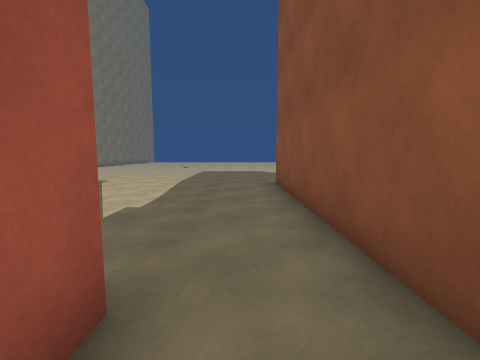
view 1 (above)

17 first-person views from a walk through a 3-D level made in the Unity game engine. The camera is 1.2 m above the floor, tilts 6° down and sees 90° across. The floor is counted in squares, 1 m on a side. Each view is taken from the middle of a square. On the plan, view 1 faces up. The plan holds only what a view shows up to about 12 squares ahead; the rest is blank. The place goes on beyond the plan.

view 2
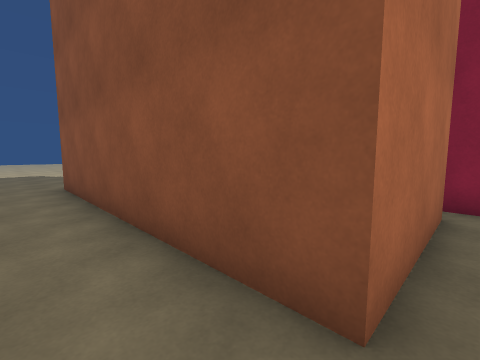

view 3
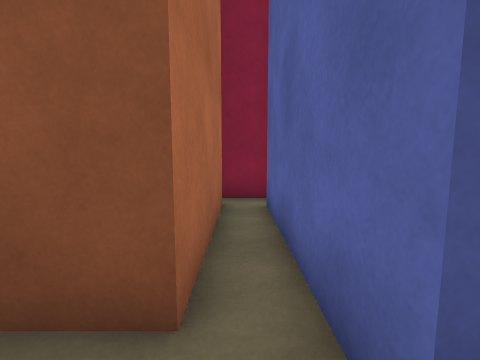

view 4
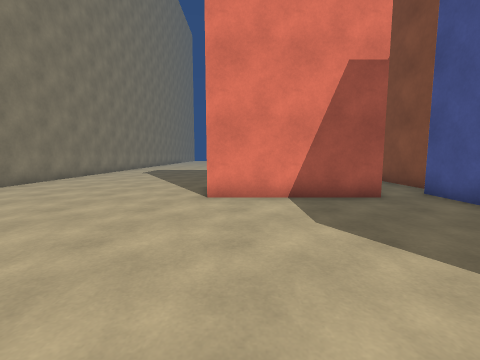

view 5
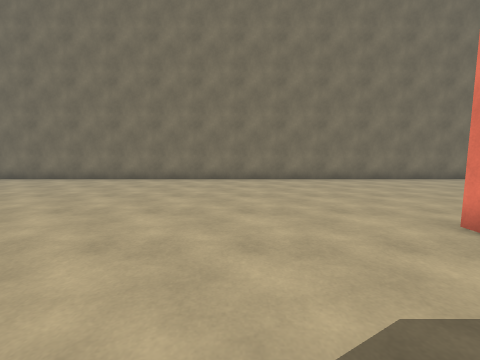

view 6
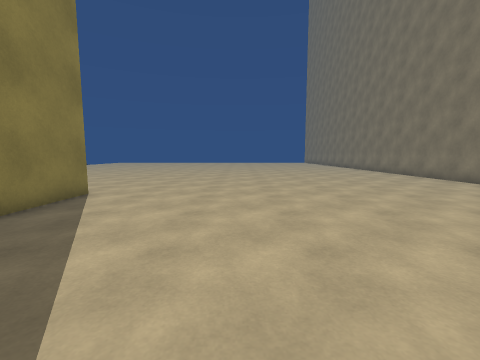

view 7
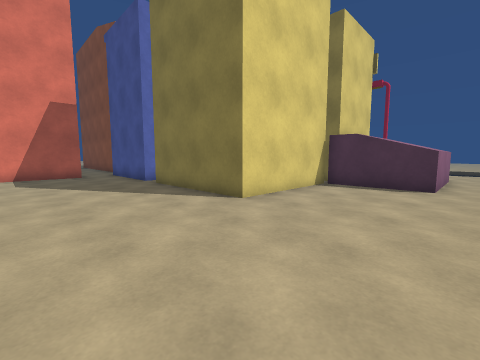

view 8
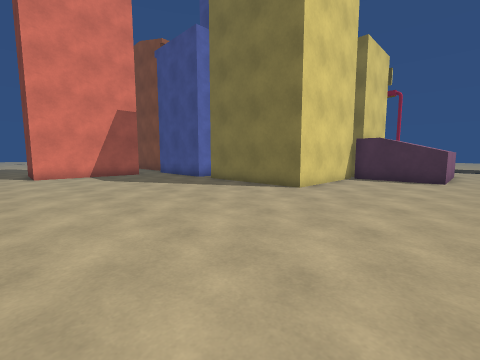

view 9
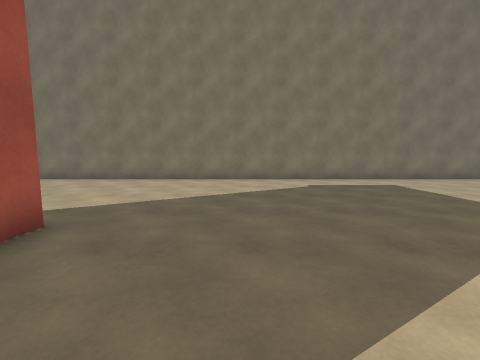

view 10
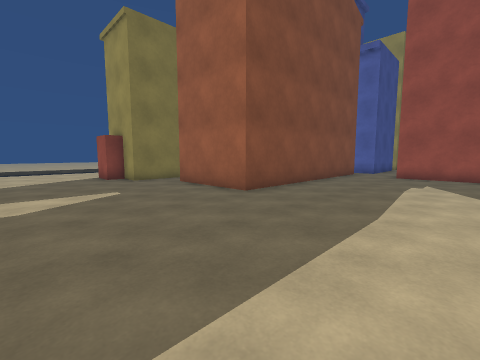

view 11
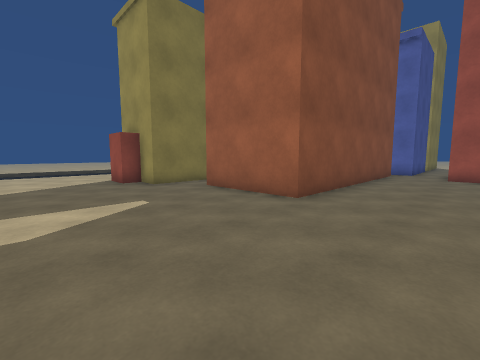

view 12
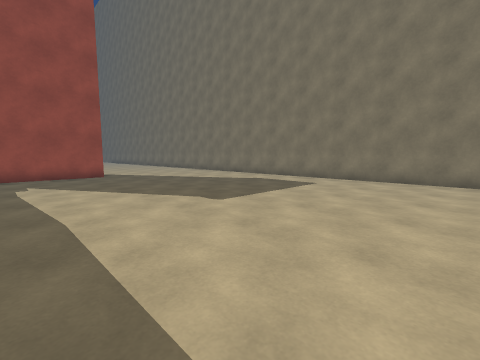

view 13
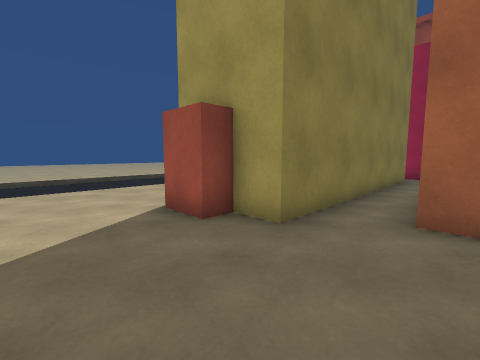

view 14
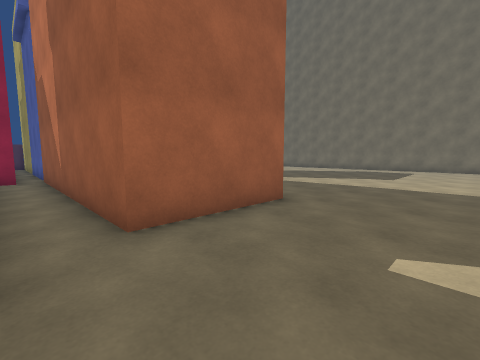

view 15
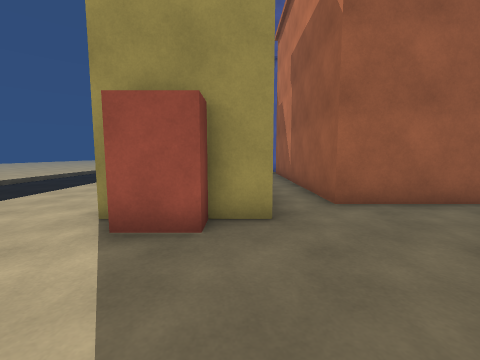

view 16
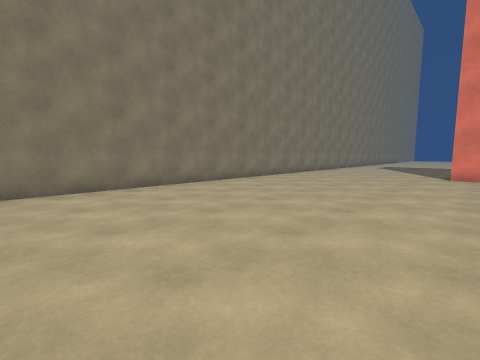

view 17
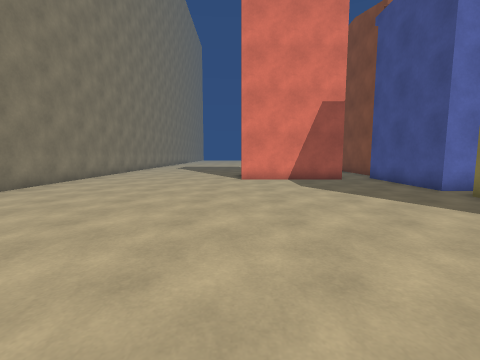

### Floor plan
Points are (right, up) in squares from view 1. A wall is a line through its corners. A room is listed if a view was taken in it or the views show most of it. See-through windows are left out.
Room 1 (views 1, 2, 3)
walls: (0.7, -0.6) (5.7, -0.6); (5.7, 0.4) (1.5, 0.4); (6.6, -0.8) (6.6, 0.5)
ways out: opening at (0, -1) to room 2; opening at (0.5, 1.5) to room 2
Room 2 (views 4, 5, 6, 7, 8, 9, 10, 11, 12, 13, 14, 15, 16, 17)
walls: (-6, 1.7) (-1, 1.7) (-1, 0.9); (-0.9, -1.3) (-5.9, -1.3) (-5.9, -0.1); (1.5, 0.4) (1.5, 10.2) (5.7, 10.2) (5.7, 0.4); (0.7, -5.1) (0.7, -0.6); (6.5, 0.9) (7.6, 0.9); (7.4, 1.9) (7.4, 11.6) (8.6, 11.6) (8.6, 12.4) (10.1, 12.4); (-13.8, 16.5) (-13.8, -16.5); (10, -15.1) (5.6, -15.1) (5.6, -11.4) (0.7, -11.4) (0.7, -6.1)
ways out: opening at (0, -1) to room 1; opening at (0.5, 1.5) to room 1; opening at (10, -15.5); opening at (11, 14)

Positions as (right, up) in squares from view 1, and headings:
1: (0, 0), facing up
2: (0, 0), facing up-right
3: (0, 0), facing right
4: (-5, -8), facing up
5: (-2, -5), facing left
6: (-4, -4), facing down
7: (-4, -16), facing up-right
8: (-7, -16), facing up-right
9: (-2, 5), facing left
10: (-4, 16), facing down-right
11: (-2, 16), facing down-right
12: (-2, 16), facing down-left
13: (5, 15), facing down-right
14: (7, 14), facing down-left
15: (8, 16), facing down
16: (-5, -16), facing up-left
17: (-6, -13), facing up
